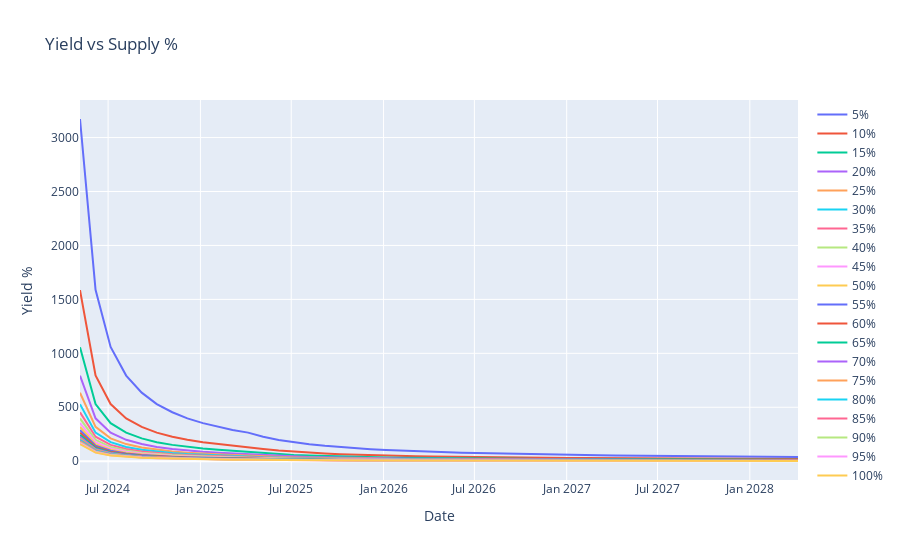

Notebook cell for this chart:
### Code cell
# Replace '%' with '' and convert to float for all columns except 'Date'
yield_df[yield_df.columns[1:]] = yield_df[yield_df.columns[1:]].replace({'%': ''}, regex=True).astype(float)

# Plotting the data
fig = go.Figure()
for column in yield_df.columns[1:]:  # Exclude the 'Date' column
    fig.add_trace(
        go.Scatter(
            x=yield_df["Date"], y=yield_df[column], mode="lines", name=column
        )
    )

# Updating y-axis title
fig.update_yaxes(title_text='Yield %')

# Adding title and axis labels
fig.update_layout(
    title="Yield vs Supply %",  # Adding title
    xaxis_title="Date",  # Adding x-axis label
    yaxis_title="Yield %",  # Adding y-axis label
)

fig.show()
